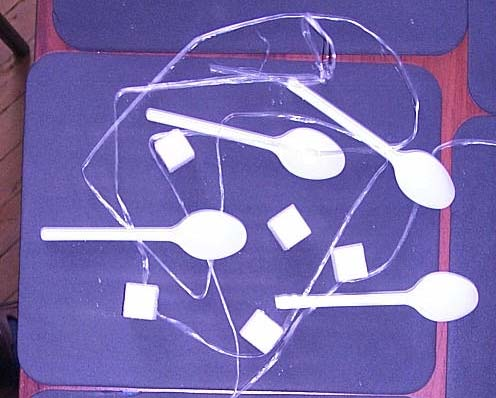
#> input picture Image clustering/P0001464.jpg, 496 x 398 px, found by its file name
$ python main.py '../Image clustering/P0001464.jpg'
#> lines starting #> are read from the running program, lines starting #| are printed output that depends on the picture
#> in main, t_img is the input picture: PIL image 496x398 RGB; mean R, G, B 122, 109.3, 173.2
### Hopfield network/HopfieldImage.py
class HopfieldImage:
    def __init__(self, image):
        self.image = image
        self.width = image.size[0]
#> self.width = 496
        self.height = image.size[1]
#> self.height = 398
        self.labels = [[0] * self.height for i in range(self.width)]

    def convert_to_bin(self):
        self.image = self.image.convert('L')
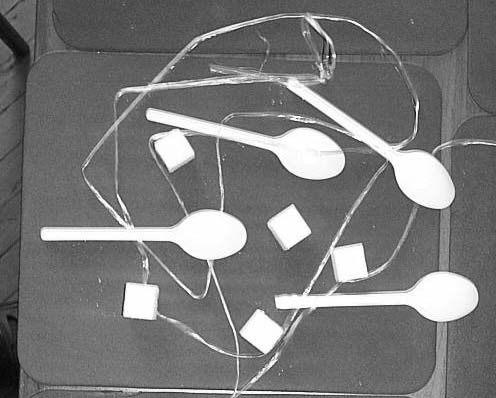
#> self.image: PIL image 496x398 L; min 1, max 255, mean 120.4
        for i in range(self.width):
            for j in range(self.height):
                if self.image.getpixel((i, j)) < 150:
                    self.labels[j][i] = 1
                else:
                    self.labels[j][i] = -1
        tmp = self.labels[0]
        for i in range(1, len(self.labels)):
            tmp.extend(self.labels[i])
        return tmp

    def get_labels(self):
        return self.labels

### Hopfield network/main.py
import os
from Neurons import Neurons
from HopfieldImage import HopfieldImage
from PIL import Image
import sys


def main(imageName):
    path = os.getcwd()
    image = [[-1, -1, 1, 1, 1, 1, 1, 1, 1, -1,
              -1, -1, 1, 1, 1, 1, 1, 1, 1, -1,
              -1, -1, 1, 1, -1, -1, -1, -1, -1, -1,
              -1, -1, 1, 1, -1, -1, -1, -1, -1, -1,
              -1, -1, 1, 1, -1, -1, -1, -1, -1, -1,
              -1, -1, 1, 1, -1, -1, -1, -1, -1, -1,
              -1, -1, 1, 1, -1, -1, -1, -1, -1, -1,
              -1, -1, 1, 1, -1, -1, -1, -1, -1, -1,
              -1, -1, 1, 1, -1, -1, -1, -1, -1, -1,
              -1, -1, 1, 1, -1, -1, -1, -1, -1, -1],  # G
             [-1, 1, 1, -1, -1, -1, -1, -1, 1, 1,
              -1, 1, 1, 1, -1, -1, -1, 1, 1, 1,
              -1, 1, 1, 1, 1, -1, 1, 1, 1, 1,
              -1, 1, 1, 1, 1, 1, 1, 1, 1, 1,
              -1, 1, 1, -1, 1, 1, 1, -1, 1, 1,
              -1, 1, 1, -1, -1, 1, -1, -1, 1, 1,
              -1, 1, 1, -1, -1, -1, -1, -1, 1, 1,
              -1, 1, 1, -1, -1, -1, -1, -1, 1, 1,
              -1, 1, 1, -1, -1, -1, -1, -1, 1, 1,
              -1, 1, 1, -1, -1, -1, -1, -1, 1, 1],  # M
             [-1, -1, 1, 1, -1, -1, 1, 1, -1, -1,
              -1, -1, 1, 1, -1, -1, 1, 1, -1, -1,
              -1, -1, 1, 1, -1, -1, 1, 1, -1, -1,
              -1, -1, 1, 1, 1, 1, 1, 1, -1, -1,
              -1, -1, 1, 1, 1, 1, 1, 1, -1, -1,
              -1, -1, -1, -1, -1, -1, 1, 1, -1, -1,
              -1, -1, -1, -1, -1, -1, 1, 1, -1, -1,
              -1, -1, -1, -1, -1, -1, 1, 1, -1, -1,
              -1, -1, 1, 1, 1, 1, 1, 1, -1, -1,
              -1, -1, 1, 1, 1, 1, 1, 1, -1, -1]]  # Y
    t_img = Image.open(path + "/hopfield/" + imageName)
    test_img = HopfieldImage(t_img)
    test = test_img.convert_to_bin()
    print(len(image[0]))
    neurons = Neurons(len(image[0]), -1)
    for i in range(len(image)):
        neurons.teach(image[i])
    tst = neurons.recognize(test)
    new_img = Image.new('L', (10, 10), 0)
    obj_list = []
    print(tst)
    for i in range(10):
        for j in range(10):
            if tst[i * 10 + j] == 1:
                tst[i * 10 + j] = 0
            else:
                tst[i * 10 + j] = 255
            #new_img.putpixel((i, j), tst[i * 10 + j])
            obj_list.append(tst[i * 10 + j])
    new_img.putdata(obj_list)
    new_img.show()


if __name__ == "__main__":
    imageName = "g_4.png"
    if(len(sys.argv) == 2):
        imageName = sys.argv[1]
#> (the run stopped early here; a loop or call above may not have finished)

$ run again, on Image clustering/P0001467.jpg
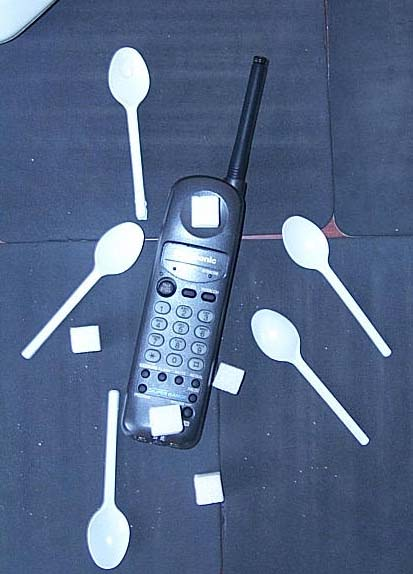
#> input picture Image clustering/P0001467.jpg, 413 x 574 px, found by its file name
#> in main, t_img is the input picture: PIL image 413x574 RGB; mean R, G, B 85.7, 104, 136.7
#> in convert_to_bin, `self.image = self.image.convert('L')`:
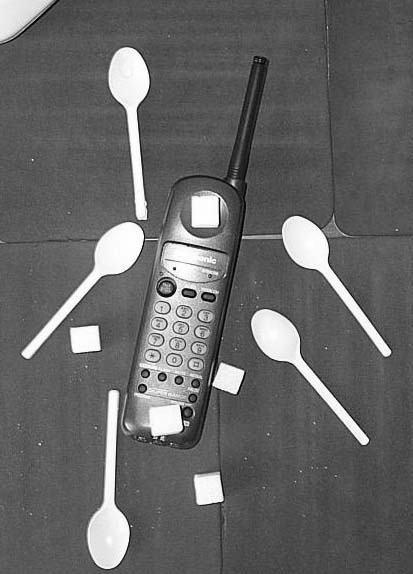
#> self.image: PIL image 413x574 L; min 2, max 255, mean 102.2

$ run again, on Image clustering/P0001470.JPG
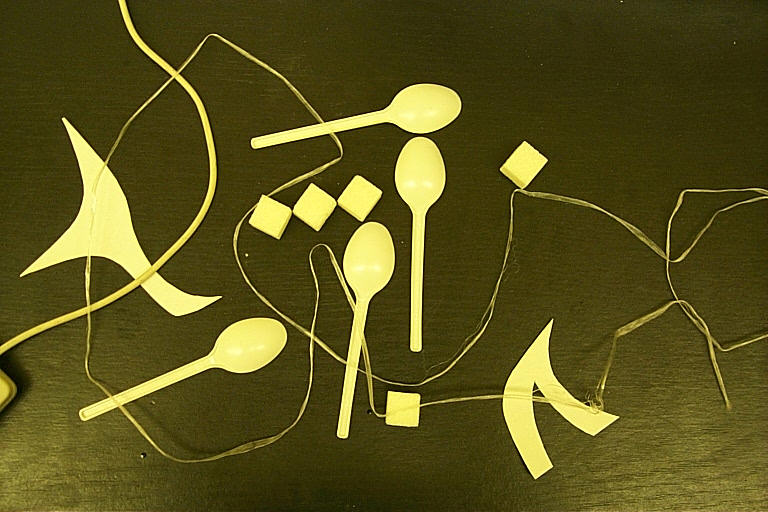
#> input picture Image clustering/P0001470.JPG, 768 x 512 px, found by its file name
#> in main, t_img is the input picture: PIL image 768x512 RGB; mean R, G, B 89.6, 83, 27.4
#> in convert_to_bin, `self.image = self.image.convert('L')`:
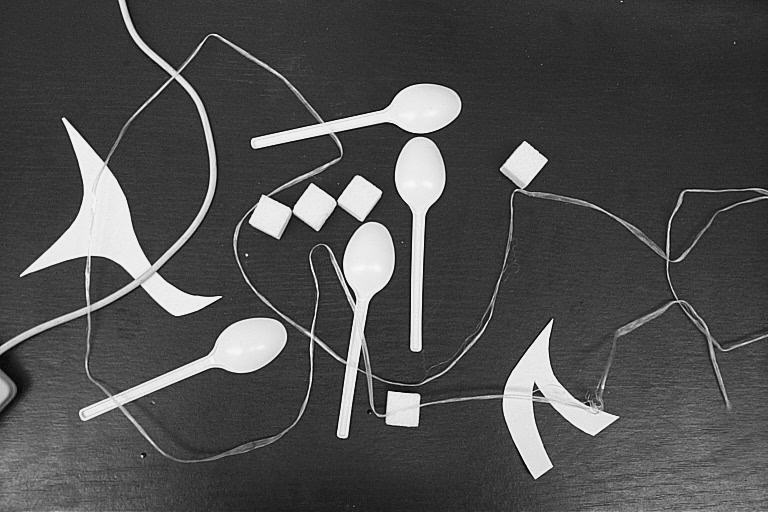
#> self.image: PIL image 768x512 L; min 1, max 249, mean 78.6

$ run again, on Image clustering/P0001472.jpg
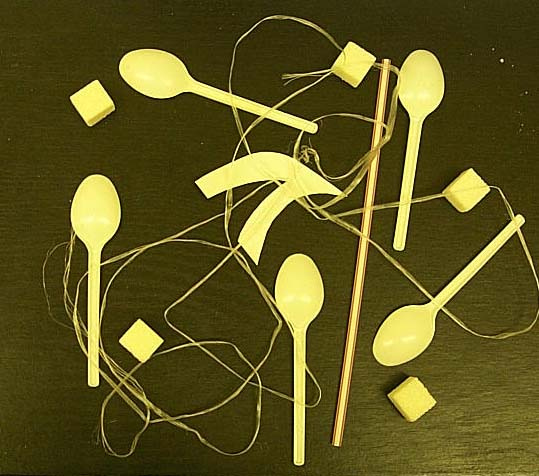
#> input picture Image clustering/P0001472.jpg, 539 x 476 px, found by its file name
#> in main, t_img is the input picture: PIL image 539x476 RGB; mean R, G, B 94, 86.1, 30.6
#> in convert_to_bin, `self.image = self.image.convert('L')`:
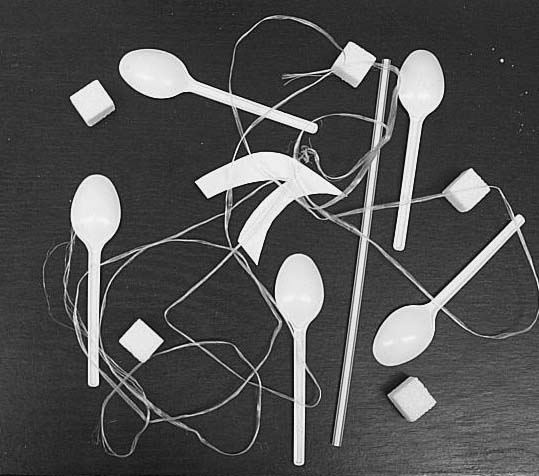
#> self.image: PIL image 539x476 L; min 3, max 251, mean 82.1
